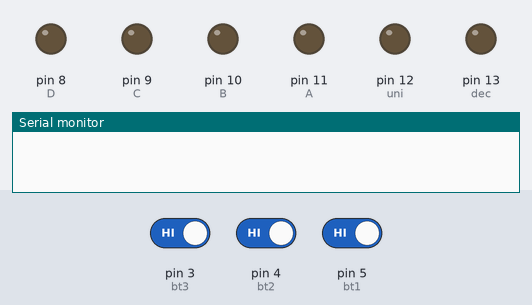
Bench run of a sketch on a simulated Arduino Uno, built with avr-gcc and run on an emulated ATmega328P. On the bench: output pins drawn as LEDs (lit = HIGH), the last lines printed to the serial monitor. Dashed ring = blinking. The inputs (shaded band) are chosen by the test bench; at power-on: pin 3 (bt3) HIGH, pin 4 (bt2) HIGH, pin 5 (bt1) HIGH.

Above: at 1.2 s.
1.3 s: pin 3 (bt3) driven LOW
At 1.82 s:
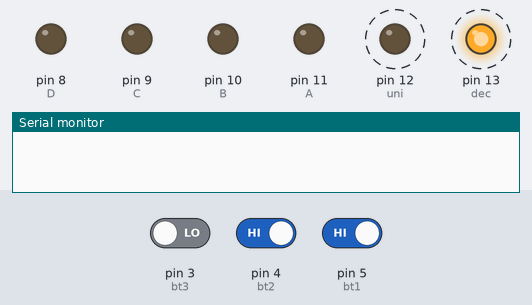
4.3 s: pin 4 (bt2) driven LOW
At 5.6 s:
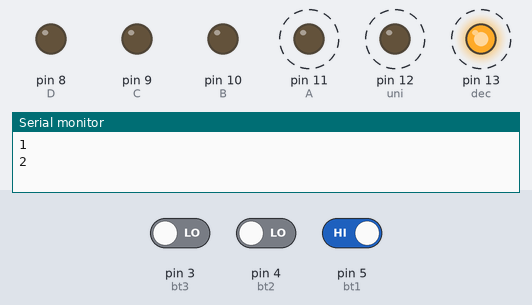
7.3 s: pin 5 (bt1) driven LOW
At 9.0 s:
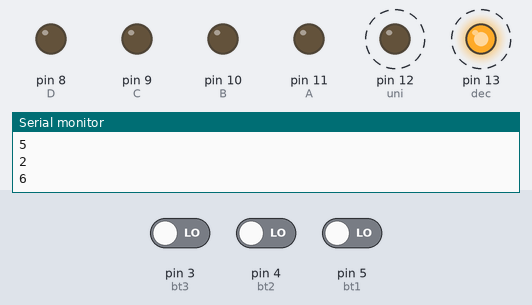
10.3 s: pin 5 (bt1) driven HIGH
At 12.1 s:
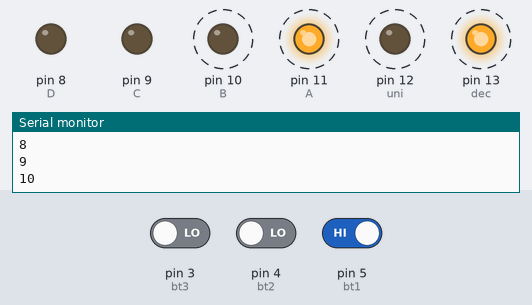
13.3 s: pin 5 (bt1) driven LOW
At 16.1 s:
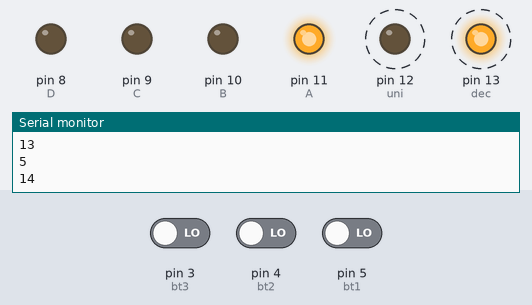
16.3 s: pin 3 (bt3) driven HIGH
At 17.0 s:
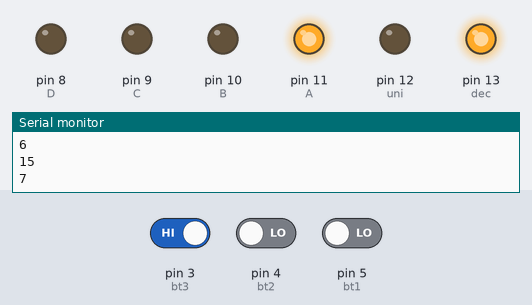
Timing chart, 0 to 18.8 s (numbered marks = the images above; inputs shaded):
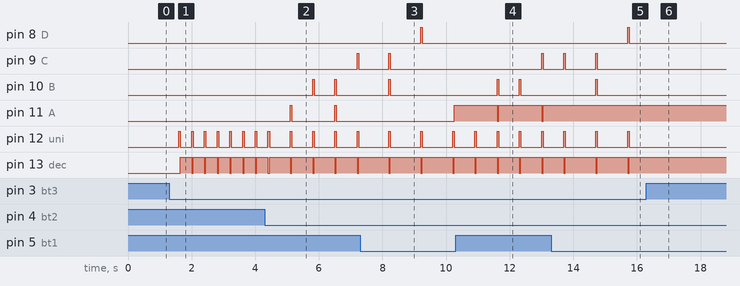

Measured:
- after the input at 1.3 s, pin 12 (uni): alternates HIGH for 0.05 s and LOW for 0.35 s, starting after 0.30 s; pin 13 (dec): alternates HIGH for 0.35 s and LOW for 0.05 s, starting after 0.35 s
- after the input at 4.3 s, pin 9 (C): LOW → HIGH after 2.9 s, → LOW 0.05 s later; pin 10 (B): alternates HIGH for 0.05 s and LOW for 0.65 s, starting after 1.5 s
- after the input at 7.3 s, pin 12 (uni): alternates HIGH for 0.05 s and LOW for 0.95 s, starting after 0.90 s; pin 13 (dec): alternates HIGH for 0.95 s and LOW for 0.05 s, starting after 0.90 s
- after the input at 10.3 s, pin 10 (B): alternates HIGH for 0.05 s and LOW for 0.65 s, starting after 1.3 s; pin 11 (A): alternates HIGH for 1.4 s and LOW for 0.05 s, starting after 1.3 s; pin 12 (uni): alternates HIGH for 0.05 s and LOW for 0.65 s, starting after 0.60 s; pin 13 (dec): alternates HIGH for 0.65 s and LOW for 0.05 s, starting after 0.60 s
- after the input at 13.3 s, pin 9 (C): LOW → HIGH after 1.4 s, → LOW 0.05 s later; pin 11 (A): stops changing and stays HIGH; pin 12 (uni): alternates HIGH for 0.05 s and LOW for 0.95 s, starting after 1.4 s; pin 13 (dec): alternates HIGH for 0.95 s and LOW for 0.05 s, starting after 1.4 s
- after the input at 16.3 s, pin 9 (C): stays LOW (without the input it goes to HIGH after 2.4 s); pin 10 (B): stays LOW (without the input it goes to HIGH after 0.45 s); pin 11 (A), pin 13 (dec): stops changing and stays HIGH; pin 12 (uni): stops changing and stays LOW

The sketch:

Onate_Kevin_deber_Sumador.ino
```cpp
/*
 * SISTEMAS MIRCOPROCESADOS
 * NOMBRE: Kevin Oñate
 * FECHA: 01/05/2019
 * TEMA: Sumador con pulsadores
 *
 * Instrucción: Realice un programa que mediante dos pulsadores (operando 1 y operando 2)
 *              sumen su valor de veces (hasta 25 cada uno)que han sido presionados.
 *              Dicho valor se mostrará en displas multiplexados al presionar un tercer pulsador
 */

int bt1=5;
int bt2=4;
int bt3=3;
int cont1=0;
int cont2=0;
int suma=0;
int A=11;
int B=10;
int C=9;
int D=8;
int decenas;
int unidades;
int dec=13;
int uni=12;

void setup() {
  // put your setup code here, to run once:
  pinMode(bt2,INPUT);
  pinMode(bt1,INPUT);
  pinMode(bt3,INPUT);
  pinMode(A,OUTPUT);
  pinMode(B,OUTPUT);
  pinMode(C,OUTPUT);
  pinMode(D,OUTPUT);
  pinMode(dec,OUTPUT);
  pinMode(uni,OUTPUT);
  Serial.begin(9600) ;
}

void loop() {
  // put your main code here, to run repeatedly:
  if(digitalRead(bt1)==LOW){
    delay(300);
    cont1++;
     Serial.println(cont1) ;
    }
    if(cont1==26){
      cont1=0 ;
    }
  if(digitalRead(bt2)==LOW){
    delay(300);
    cont2++;
     Serial.println(cont2) ;
    }
    if(cont2==26){
      cont2=0 ;
    }
    if(digitalRead(bt3)==LOW){
      delay(300);
      suma=cont1+cont2;
      decenas=suma/10;
      unidades=suma-decenas*10;
      digitalWrite(uni,HIGH);
      digitalWrite(dec,LOW);
      contador(unidades);
      delay(50);
      digitalWrite(uni,LOW);
      digitalWrite(dec,HIGH);
      contador(decenas);
      delay(50);
      }


}


  void contador (int dato){
    switch(dato){
     case 0:
      digitalWrite(A,LOW);
      digitalWrite(B,LOW);
      digitalWrite(C,LOW);
      digitalWrite(D,LOW);
     break;
     case 1:
      digitalWrite(A,HIGH);
      digitalWrite(B,LOW);
      digitalWrite(C,LOW);
      digitalWrite(D,LOW);
     break;
     case 2:
      digitalWrite(A,LOW);
      digitalWrite(B,HIGH);
      digitalWrite(C,LOW);
      digitalWrite(D,LOW);
     break;
     case 3:
      digitalWrite(A,HIGH);
      digitalWrite(B,HIGH);
      digitalWrite(C,LOW);
      digitalWrite(D,LOW);
     break;
     case 4:
      digitalWrite(A,LOW);
      digitalWrite(B,LOW);
      digitalWrite(C,HIGH);
      digitalWrite(D,LOW);
     break;
     case 5:
      digitalWrite(A,HIGH);
      digitalWrite(B,LOW);
      digitalWrite(C,HIGH);
      digitalWrite(D,LOW);
     break;
     case 6:
      digitalWrite(A,LOW);
      digitalWrite(B,HIGH);
      digitalWrite(C,HIGH);
      digitalWrite(D,LOW);
     break;
     case 7:
      digitalWrite(A,HIGH);
      digitalWrite(B,HIGH);
      digitalWrite(C,HIGH);
      digitalWrite(D,LOW);
     break;
     case 8:
      digitalWrite(A,LOW);
      digitalWrite(B,LOW);
      digitalWrite(C,LOW);
      digitalWrite(D,HIGH);
     break;
     case 9:
      digitalWrite(A,HIGH);
      digitalWrite(B,LOW);
      digitalWrite(C,LOW);
      digitalWrite(D,HIGH);
      break;
      }
}
```
